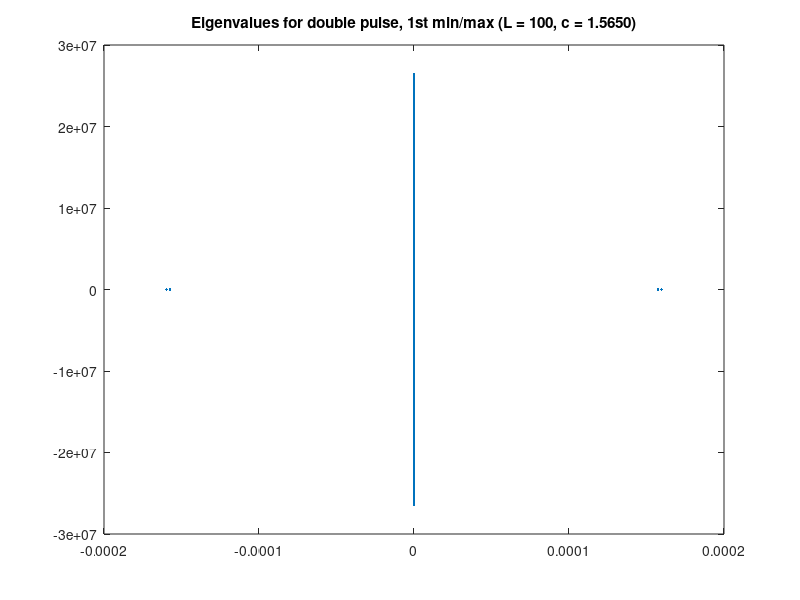

Recreate this plot in MATLAB.
%% plots eigenvalues of linearization about various waves
% loads eigenvalues from file since
% eig takes forever to run

% ranges for plots
% standard ranges
xrange      = 1e-01;
yrange      = 1e9;
% range to see distinct eigenvalues near real axis
yrange_zoom = 1e-4;

% single soliton, for comparison purposes
% load eig5Ns;

% figure;
% plot(x2, u2(1:end-1));
% title(strcat('Single soliton soliton, speed c =  ',num2str(c)) )
% 
% figure
% plot(V,'.');
% title('Eigenvalues for single soliton solution');
% axis([-xrange xrange -yrange yrange]);

% double soliton
% % load eig5Nd1;
% load eig5Nd1_100;
% load eig5Nd2;
% load eig5Nd3;
% load eig5Nd4;
load eigL100_d10;

% figure;
% plot(x2, ud_full(1:end-1));
% title(strcat('Double soliton soliton, speed c =  ',num2str(c)) )

figure;
plot(lambda,'.');
title('Eigenvalues for double pulse, 1st min/max (L = 100, c = 1.5650)');
% axis([-xrange xrange -yrange yrange]);

% figure;
% plot(lambda,'.');
% title('Eigenvalues for double soliton solution, zoomed in');
% axis([-xrange xrange -yrange_zoom yrange_zoom]);
% 
% % use for real eigenfunctions
% figure;
% plot(x2,real(V))
% legendcell = cellstr(num2str(lambdaV'))
% legend(legendcell);
% title('Eigenvectors for double soliton solution');

% % use for complex eigenfunctions
% figure;
% plot(x2,real(V))
% legendcell = cellstr(num2str(lambdaV))
% legend(legendcell);
% title('Real part of eigenvectors for double soliton solution');
% 
% figure;
% plot(x2,imag(V))
% legend(legendcell);
% title('Imaginary part of eigenvectors for double soliton solution');
% 
% figure;
% plot(x2,abs(V))
% legend(legendcell);
% title('Absolute value of eigenvectors for double soliton solution');

